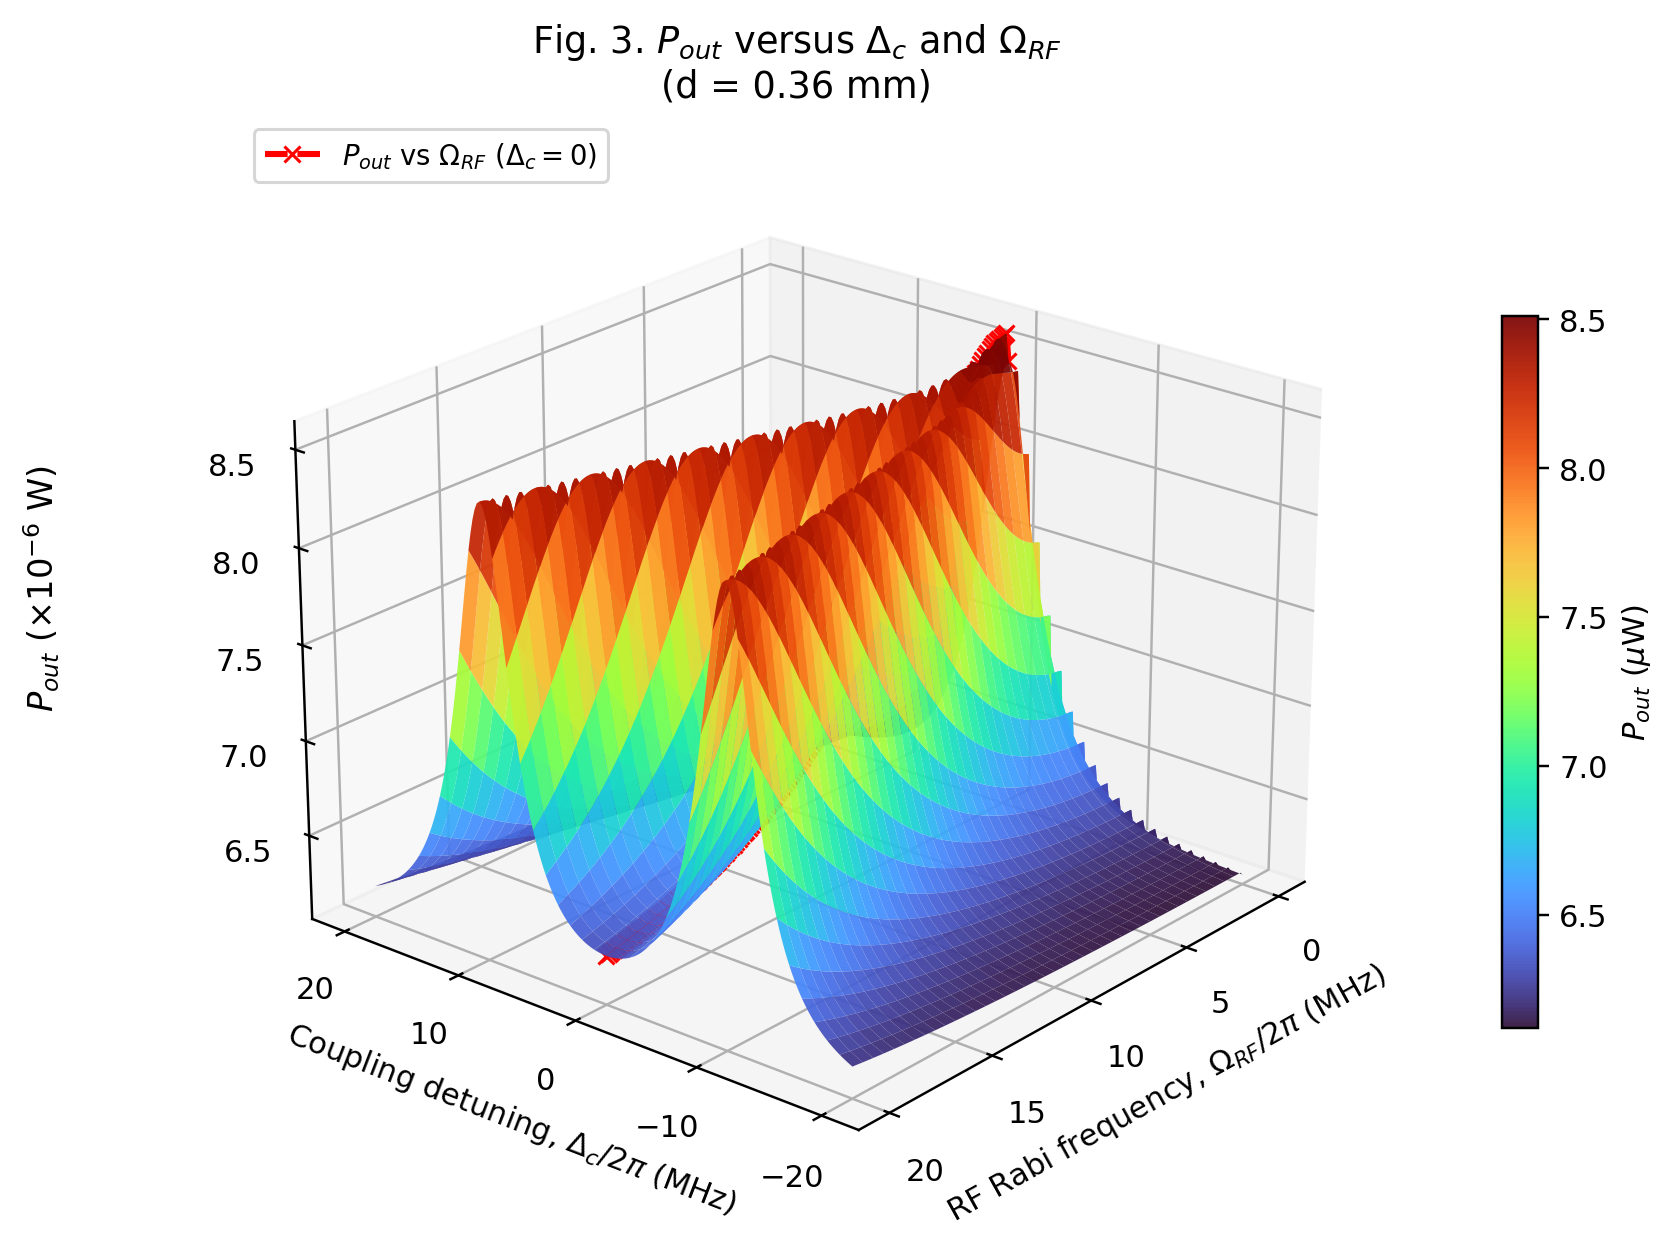

The Python source for this figure:
# ============================================================
# FIG. 3 -- 3D SURFACE, PAPER-STYLE VIEWING ANGLE (d=0.36mm)
#
# Same real data as freshbuild_fig3_d036mm.py's own 3D plot (loaded
# from the already-computed freshbuild_fig3_d036mm_raw.npz -- NO new
# QuTiP solve, just a camera-angle/tick change to exactly match
# fig3_fresh_build/fig3_pout_surface_paperstyle.py's layout: Pout axis
# on the left, Delta_c receding on the left, Omega_RF receding on the
# right, RF axis in 5MHz steps.
# ============================================================

from pathlib import Path

import numpy as np
import matplotlib.pyplot as plt

OUTPUT_DIR = Path(__file__).resolve().parent
data = np.load(OUTPUT_DIR / "freshbuild_fig3_d036mm_raw.npz")

delta_c_mhz = data["delta_c_mhz"]
omega_rf_mhz = data["omega_rf_mhz"]
Pout_surface = data["Pout_surface"]

X, Y = np.meshgrid(delta_c_mhz, omega_rf_mhz)
Z = Pout_surface / 1e-6

dc0 = np.argmin(np.abs(delta_c_mhz))

fig = plt.figure(figsize=(9, 7))
ax = fig.add_subplot(111, projection="3d")
surf = ax.plot_surface(X, Y, Z, cmap="turbo", linewidth=0, antialiased=True, alpha=0.93)
ax.plot(
    np.full_like(omega_rf_mhz, delta_c_mhz[dc0]), omega_rf_mhz, Z[:, dc0],
    color="red", linestyle="--", linewidth=2, marker="x", markersize=5,
    label=r"$P_{out}$ vs $\Omega_{RF}$ ($\Delta_c=0$)"
)

ax.set_xlabel(r"Coupling detuning, $\Delta_c/2\pi$ (MHz)")
ax.set_ylabel(r"RF Rabi frequency, $\Omega_{RF}/2\pi$ (MHz)")
ax.set_zlabel("")
ax.set_title(r"Fig. 3. $P_{out}$ versus $\Delta_c$ and $\Omega_{RF}$" "\n(d = 0.36 mm)")
ax.set_xticks(np.arange(-20, 21, 10))
ax.set_yticks(np.arange(0, 21, 5))
ax.view_init(elev=23, azim=-230)
ax.zaxis._axinfo['juggled'] = (1, 2, 0)
fig.colorbar(surf, ax=ax, shrink=0.6, pad=0.1, label=r"$P_{out}$ ($\mu$W)")
ax.legend(fontsize=9, loc="upper left")
fig.subplots_adjust(left=0.15)
fig.text(0.04, 0.55, r"$P_{out}$ ($\times10^{-6}$ W)", rotation=90, va="center", fontsize=11)
fig.savefig(OUTPUT_DIR / "freshbuild_fig3_d036mm_paperstyle.png", dpi=220, bbox_inches="tight")
plt.close(fig)
print("Saved: freshbuild_fig3_d036mm_paperstyle.png")
